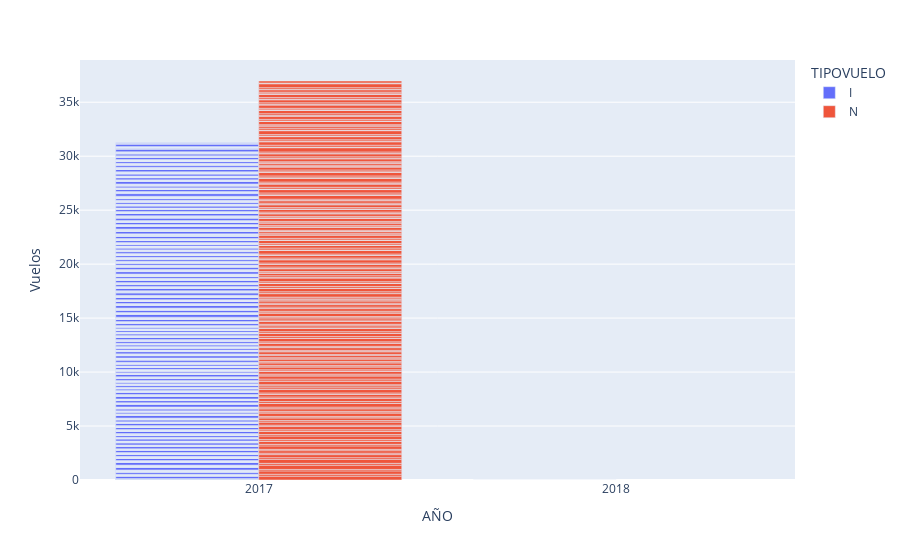

This figure's notebook cell:
### Code cell
fig = px.bar(group, x="AÑO", y="Vuelos", color="TIPOVUELO", barmode="group")
fig.show()

### Figure 1 — Plotly figure (JSON) as saved in the notebook; plotly's stock layout.template omitted (floating-point values rounded to 4 significant figures; data arrays with more than 128 entries replaced by an {"elided": "..."} marker saying what was removed)
{"data": [{"alignmentgroup": "True", "hovertemplate": "TIPOVUELO=I<br>AÑO=%{x}<br>Vuelos=%{y}<extra></extra>", "legendgroup": "I", "marker": {"color": "#636efa", "pattern": {"shape": ""}}, "name": "I", "offsetgroup": "I", "orientation": "v", "showlegend": true, "textposition": "auto", "type": "bar", "x": {"elided": "1489 int values"}, "xaxis": "x", "y": {"elided": "1489 int values"}, "yaxis": "y"}, {"alignmentgroup": "True", "hovertemplate": "TIPOVUELO=N<br>AÑO=%{x}<br>Vuelos=%{y}<extra></extra>", "legendgroup": "N", "marker": {"color": "#EF553B", "pattern": {"shape": ""}}, "name": "N", "offsetgroup": "N", "orientation": "v", "showlegend": true, "textposition": "auto", "type": "bar", "x": {"elided": "275 int values"}, "xaxis": "x", "y": {"elided": "275 int values"}, "yaxis": "y"}], "layout": {"barmode": "group", "legend": {"title": {"text": "TIPOVUELO"}, "tracegroupgap": 0}, "margin": {"t": 60}, "xaxis": {"anchor": "y", "domain": [0, 1], "title": {"text": "AÑO"}}, "yaxis": {"anchor": "x", "domain": [0, 1], "title": {"text": "Vuelos"}}}}
